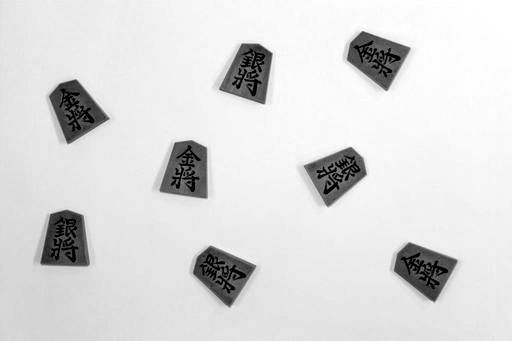
#> input picture Multimedia_analysis/IMG_shogi.jpg, 512 x 341 px
$ python iterator.py   (older library calls are emulated)
#> lines starting #> are read from the running program, lines starting #| are printed output that depends on the picture; after the words box and inside, x2 and y2 are one past the last pixel; in counts of white or black regions, pixels touching at a corner belong together

#!/usr/bin/env python
# -*- coding: utf-8 -*-import cv2
import numpy as np
import matplotlib.pyplot as plt
import cv2


img = cv2.imread('IMG_shogi.jpg',0)
#> img is the input picture: shape (341, 512); min 0, max 255, mean 219.3
img_info = img.shape
#> img_info = (341, 512)

height = img_info[0]
#> height = 341
width = img_info[1]
#> width = 512

count = np.zeros(256, np.float)
count_ratio = np.zeros(256, np.float)

for i in range(0, height):
    for j in range(0, width):
        pixel = img[i,j]
        index = int(pixel)
        count[index] = count[index]+1
#> after the loop, count = 256 values, max 9198 at index 249, min 8 at index 150, mean 682

for i in range(0, 256):
    count_ratio[i] = count[i]/(height*width)
#> after the loop, count_ratio = 256 values, max 0.0527 at index 249, min 4.58e-05 at index 150, mean 0.00391


def mean_fromi2j(array, i, j):
    sum_pixel = 0
    sum = 0
    for n in range(i, j):
        sum_pixel = sum_pixel + array[n] * n
        sum = sum + array[n]
    if (sum != 0):
        mean = float(sum_pixel/sum)
    else:
        mean = 0

    return mean

for i in range(0, 256):
    if count[i] != 0:
        min = i
        print('the minist number is ',min)
        break


for i in range(0,255):
    if count[255-i] != 0:
        max = 255-i
        print('the max number is ', max)
        break

T = int((max + min) / 2)

T_changed = True

while(T_changed):
    oldT = T
    zo = mean_fromi2j(count, 0, T)
    zb = mean_fromi2j(count, T, 255)
    T = int((zo + zb)/2)
    if oldT == T:
        T_changed = False
#> this loop made 3 passes
#> (oldT, zo, zb, T) on passes 2 to 3: (150, 66.94, 235.9, 151), (151, 66.97, 235.9, 151)
#> (zo, zb, T) on pass 1: (65.01, 235.6, 150)

index = T
#> index = 151

for i in range(0, height):
    for j in range(0, width):
        if img[i, j]>=index:
            img[i, j] = 255
        else:
            img[i, j] = 0
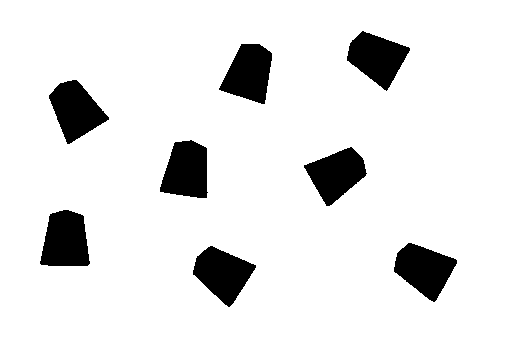
#> img: shape (341, 512); 90.1% white; 8 black regions, largest, box (x1, y1, x2, y2) and area: (40, 210, 90, 266) 2227, (394, 243, 457, 302) 2205, (193, 246, 256, 307) 2190

cv2.imwrite('IMG_SHOGI1.jpeg', img, [cv2.IMWRITE_JPEG_QUALITY,80])
